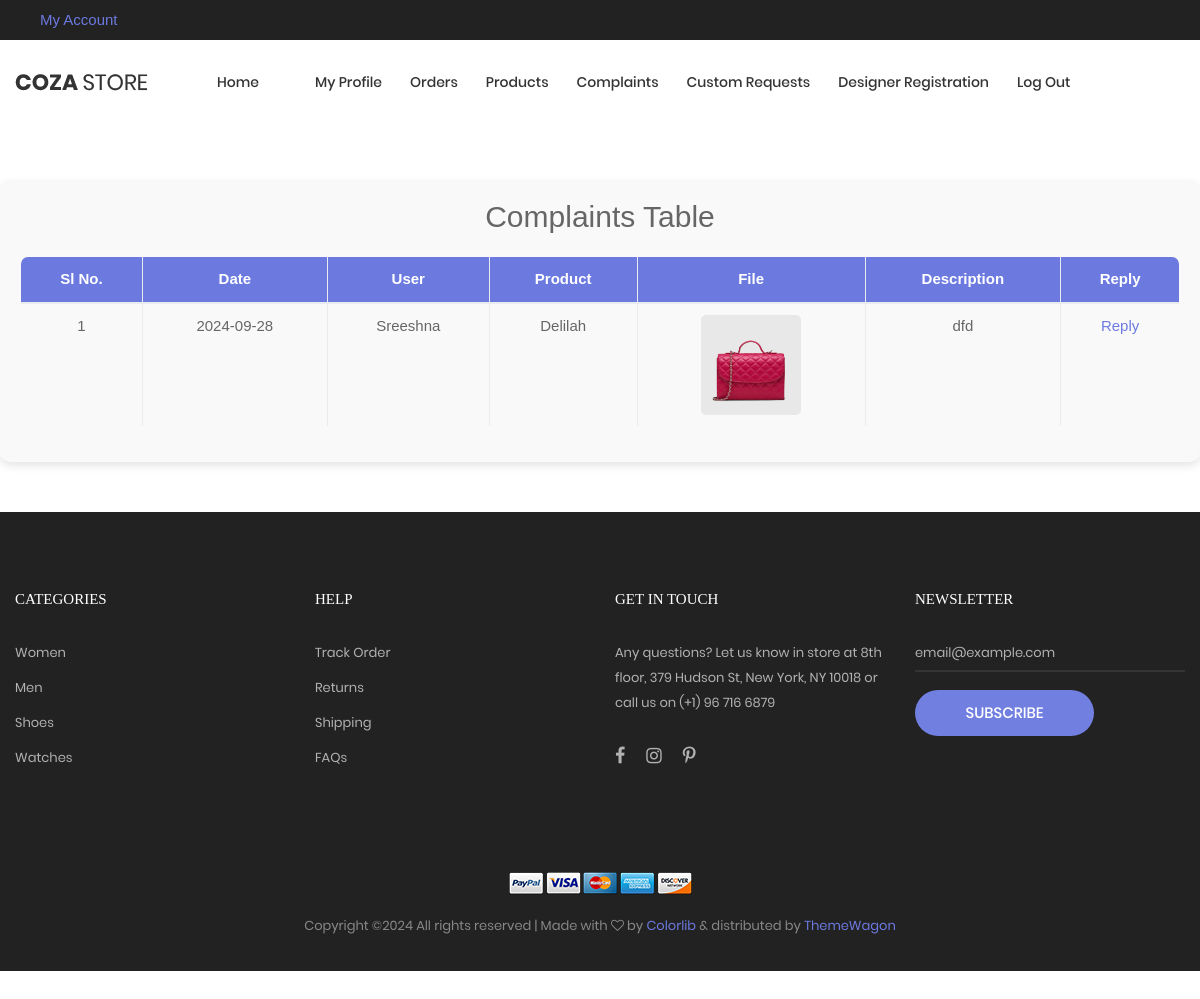
/PROJECT/Manufacturer/Complaints.php (signed in), run on the app's committed database.
### tables this page shows
CREATE TABLE `tbl_manufacturer` (
  `manufacturer_id` int(11) NOT NULL,
  `manufacturer_name` varchar(50) NOT NULL,
  `manufacturer_vstatus` int(11) NOT NULL DEFAULT 0,
  `manufacturer_email` varchar(30) NOT NULL,
  `manufacturer_password` varchar(10) NOT NULL,
  `manufacturer_address` varchar(120) NOT NULL,
  `manufacturer_logo` varchar(100) NOT NULL,
  `manufacturer_proof` varchar(100) NOT NULL,
  `manufacturer_doj` varchar(10) NOT NULL,
  `manufacturer_contact` varchar(10) NOT NULL,
  `place_id` int(11) NOT NULL
);

CREATE TABLE `tbl_complaint` (
  `complaint_id` int(11) NOT NULL,
  `complaint_content` varchar(500) NOT NULL,
  `complaint_date` varchar(10) NOT NULL,
  `complaint_status` int(11) NOT NULL DEFAULT 0,
  `complaint_reply` varchar(500) NOT NULL,
  `user_id` int(11) NOT NULL,
  `product_id` int(11) NOT NULL,
  `complaint_file` varchar(100) NOT NULL
);

CREATE TABLE `tbl_user` (
  `user_id` int(11) NOT NULL,
  `user_name` varchar(30) NOT NULL,
  `user_email` varchar(30) NOT NULL,
  `user_contact` varchar(10) NOT NULL,
  `user_address` varchar(50) NOT NULL,
  `place_id` int(11) NOT NULL,
  `user_photo` varchar(100) NOT NULL,
  `user_password` varchar(10) NOT NULL
);

CREATE TABLE `tbl_product` (
  `product_id` int(11) NOT NULL,
  `product_name` varchar(30) NOT NULL,
  `product_description` varchar(100) NOT NULL,
  `product_price` int(11) NOT NULL,
  `product_photo` varchar(100) NOT NULL,
  `subcategory_id` int(11) NOT NULL,
  `manufacturer_id` int(11) NOT NULL,
  `material_id` int(11) NOT NULL,
  `color_id` int(11) NOT NULL,
  `product_vstatus` int(11) NOT NULL DEFAULT 0
);

### PROJECT/Manufacturer/Complaints.php (the view, shortened to what this page needs)
<?php
include("../Assets/Connection/connection.php");
include("Head.php");
?>
<!DOCTYPE html PUBLIC "-//W3C//DTD XHTML 1.0 Transitional//EN" "http://www.w3.org/TR/xhtml1/DTD/xhtml1-transitional.dtd">
<html xmlns="http://www.w3.org/1999/xhtml">
<head>
</head>
<body>
<div class="container complaint-table-container">
    <h2 class="text-center mb-4">Complaints Table</h2>
    <form id="form1" name="form1" method="post" action="">
        <div class="table-responsive">
            <table class="table table-bordered table-hover">
                <thead>
                    <tr>
                        <th>Sl No.</th>
                        <th>Date</th>
                        <th>User</th>
                        <th>Product</th>
                        <th>File</th>
                        <th>Description</th>
                        <th>Reply</th>
                    </tr>
                </thead>
                <tbody>
                    <?php
                    $i=0;
                    $selQry="select*from tbl_manufacturer m inner join tbl_product p on m.manufacturer_id=p.manufacturer_id inner join tbl_complaint c on c.product_id=p.product_id inner join tbl_user u on c.user_id=u.user_id where m.manufacturer_id=".$_SESSION['mid'];
                    $result=$Con->query($selQry);
                    while($row=$result->fetch_assoc()) {
                        $i++;
                    ?>
                    <tr>
                        <td><?php echo $i ?></td>
                        <td><?php echo $row['complaint_date'] ?></td>
                        <td><?php echo $row['user_name'] ?></td>
                        <td><?php echo $row['product_name'] ?></td>
                        <td><img src="../Assets/Files/User/Complaint/<?php echo $row['complaint_file'];?>" class="complaint-img" /></td>
                        <td><?php echo $row['complaint_content'] ?></td>
                        <td><a href="Reply.php?cid=<?php echo $row['complaint_id'] ?>">Reply</a></td>
                    </tr>
                    <?php
                    }
                    ?>
                </tbody>
            </table>
        </div>
    </form>
</div>
</body>
</html>
<?php
include("Foot.php");
?>

### PROJECT/Assets/Templates/Main/css/main.css (style rules this page uses)
.container { max-width: 1380px; }
@media (max-width: 1600px) { .container { max-width: 1200px; } }

### PROJECT/Manufacturer/Complaints.php (style rules this page uses)
.complaint-table-container { max-width: 1200px; margin: 50px auto; padding: 20px; background-color: #f9f9f9; box-shadow: 0 4px 8px rgba(0, 0, 0, 0.1); border-radius: 10px; }
table { width: 100%; border-collapse: collapse; border-radius: 8px; overflow: hidden; }
th { background-color: #6c7ae0; color: white; text-align: center; }
td, th { padding: 15px; text-align: center; }
.complaint-img { width: 100px; height: 100px; object-fit: cover; border-radius: 5px; }
a { color: #6c7ae0; }

### data on the page
tbl_manufacturer: tbl_complaint.complaint_date "2024-09-28", tbl_user.user_name "Sreeshna", tbl_product.product_name "Delilah", tbl_complaint.complaint_file (picture), tbl_complaint.complaint_content "dfd"
